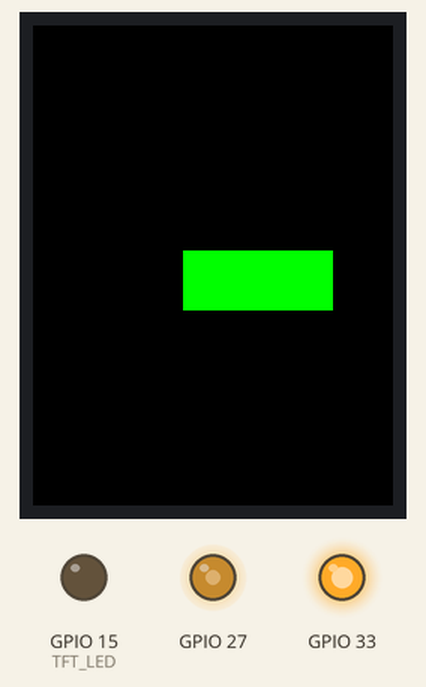
The sketch below on a simulated ESP32. On the bench: 240×320 colour display, output pins drawn as LEDs (lit = HIGH). Pins used as bus, display or sensor lines are not drawn; what the sketch prints to the serial monitor is not drawn.

Above: at 0.3 s.
At 26.0 s:
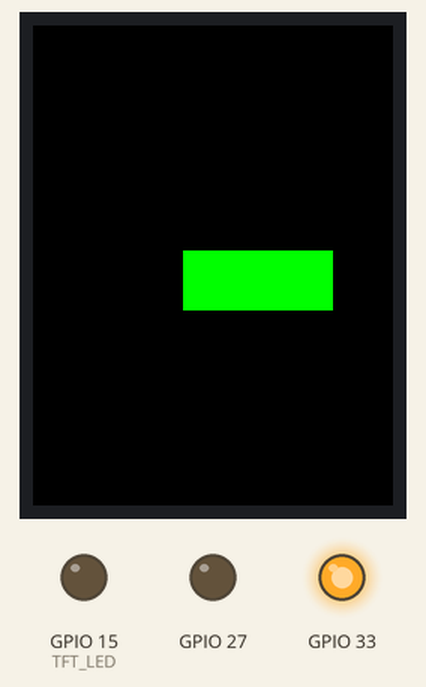
Timing chart, 0 to 112.9 s (numbered marks = the images above):
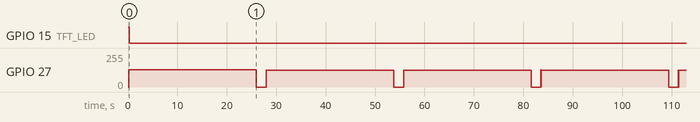

The sketch:

vibe-test-2.ino
```cpp
#include "Adafruit_ILI9341.h"
#include "tlc59401.h"

#define TFT_DC 13
#define TFT_CS 12
#define TFT_MOSI 18
#define TFT_MISO 19
#define TFT_CLK 5
#define TFT_RST A0
#define TFT_LED 15

#define VIB_MODE 33
#define VIB_BLANK 14
#define VIB_GSCLK 27
#define VIB_XLAT 21

Adafruit_ILI9341 tft = Adafruit_ILI9341(TFT_CS, TFT_DC);
TLC59401_PWM vibes = TLC59401_PWM(VIB_MODE, VIB_BLANK, VIB_GSCLK, VIB_XLAT);

hw_timer_t *Timer0_Cfg = NULL;

void IRAM_ATTR Timer0_ISR() {
  vibes.update();
}

void setup() {
  Serial.begin(115200);
  while (!Serial) delay(10);

  pinMode(TFT_LED, OUTPUT);
  digitalWrite(TFT_LED, HIGH);
  pinMode(TFT_RST, OUTPUT);
  digitalWrite(TFT_RST, LOW);
  delay(30);
  digitalWrite(TFT_RST, HIGH);

  tft.begin();
  //SPI.begin();  // Use this if no TFT.
  vibes.begin();  // vibes assume SPI was set up by TFT

  tft.fillScreen(ILI9341_BLACK);
  tft.fillRect(100, 150, 100, 40, ILI9341_GREEN);
  digitalWrite(TFT_LED, LOW);
  Serial.println("\n\nEpoch Motors Test");

  Timer0_Cfg = timerBegin(0, 80, true);  // channel 7, prescaler 80, tick count up.
  timerAttachInterrupt(Timer0_Cfg, &Timer0_ISR, true);
  timerAlarmWrite(Timer0_Cfg, 17000, true);  // doISR every 17000 ticks =17mS
  timerAlarmEnable(Timer0_Cfg);
}

void loop() {

  // Ramp vibes 1-4  zero to max.
  for (int i = 0; i < 4; i++) {
    Serial.printf("Set vibe: %d\n", i);
    for (int j = 0; j < 64; j++) {
      vibes.set(i, j);
      delay(100);
    }
    vibes.set(i, 0);  // Turn it off.
    //delay(200);
  }

  // Test pause function.  Turn vibe 1 on, pause it then resume.
  vibes.set(1, 63);
  delay(100);
  Serial.print("Pause...");
  vibes.pause(true);
  delay(2000);
  vibes.pause(false);
  delay(100);
  vibes.set(1, 0);
  Serial.println("done.");
}
```

tlc59401.cpp
```cpp
// (licence header left out)
#include "tlc59401.h"
#include "esp32-hal-gpio.h"
#include "esp32-hal.h"

#define SPI_SETTING SPISettings(2000000, MSBFIRST, SPI_MODE0)

bool TLC59401_PWM::begin(SPIClass &wspi) {
  _pspi = &wspi;
  _pspi->begin();
  pinMode(_modePin, OUTPUT);
  mode(HIGH);
  pinMode(_blankPin, OUTPUT);
  blank(HIGH);
  pinMode(_xLatPin, OUTPUT);
  digitalWrite(_xLatPin, LOW);

  // Pre load (GS) GreyScale all on
  if (_pspi) {
    mode(LOW);
    blank(HIGH);
    digitalWrite(_xLatPin, LOW);
    _pspi->beginTransaction(SPI_SETTING);
    for (int i = 0; i < 12; i++) {
      _pspi->transfer16(0xffff);
    }
    digitalWrite(_xLatPin, HIGH);
    digitalWrite(_xLatPin, LOW);
    uint32_t out;
    _pspi->transferBits(1, &out, 1);
    _pspi->endTransaction();

    mode(HIGH);
    blank(LOW);
  } else {
    Serial.println("Vibes: No SPI configured!");
  }

  ledcSetup( GS_TIMER_CHANNEL, GS_FREQ, GS_RES );
  ledcAttachPin( _gsClkPin, GS_TIMER_CHANNEL );
  ledcWrite( GS_TIMER_CHANNEL, GS_DUTY );  // Duty Cycle

  update();

  return true;
}

/**
 * Set the numbered channel to this value. 0-64
 */
void TLC59401_PWM::set(uint8_t channel, uint8_t value) {
  outputs[channel] = value;
}

/**
 * pack 16 8-bit output values into twelve 6-bit values required by chip
 */
void TLC59401_PWM::pack() { // MSB is channel 0 !!!
  packed[11] = outputs[0] & 0x3F;          // pack 11 (5..0) <-- out[0]
  packed[11] |= (outputs[1] & 0x03) << 6;  // pack 11 (7..6) <-- out[1](1..0)
  packed[10] = (outputs[1] & 0x3C) >> 2;   // pack 10 (3..0) <-- out[1](5..2)
  packed[10] |= (outputs[2] & 0x0F) << 4;  // pack 10 (7..4) <-- out[2](3..0)
  packed[9] = (outputs[2] & 0x30) >> 4;   // pack 9 (1..0) <-- out[2](5..4)
  packed[9] |= (outputs[3] & 0x3F) << 2;  // pack 9 (7..2) <-- out[3](5..0)

  packed[8] = outputs[4] & 0x3F;          // pack 8 (5..0) <-- out[4]
  packed[8] |= (outputs[5] & 0x03) << 6;  // pack 8 (7..6) <-- out[5](1..0)
  packed[7] = (outputs[5] & 0x3C) >> 2;   // pack 7 (3..0) <-- out[5](5..2)
  packed[7] |= (outputs[6] & 0x0F) << 4;  // pack 7 (7..4) <-- out[6](3..0)
  packed[6] = (outputs[6] & 0x30) >> 4;   // pack 6 (1..0) <-- out[6](5..4)
  packed[6] |= (outputs[7] & 0x3F) << 2;  // pack 6 (7..2) <-- out[7](5..0)

  packed[5] = outputs[8] & 0x3F;          // pack 5 (5..0) <-- out[8]
  packed[5] |= (outputs[9] & 0x03) << 6;  // pack 5 (7..6) <-- out[9](1..0)
  packed[4] = (outputs[9] & 0x3C) >> 2;   // pack 4 (3..0) <-- out[9](5..2)
  packed[4] |= (outputs[10] & 0x0F) << 4;  // pack 4 (7..4) <-- out[10](3..0)
  packed[3] = (outputs[10] & 0x30) >> 4;   // pack 3 (1..0) <-- out[10](5..4)
  packed[3] |= (outputs[11] & 0x3F) << 2;  // pack 3 (7..2) <-- out[11](5..0)

  packed[2] = outputs[12] & 0x3F;          // pack 2 (5..0) <-- out[12]
  packed[2] |= (outputs[13] & 0x03) << 6;  // pack 2 (7..6) <-- out[13](1..0)
  packed[1] = (outputs[13] & 0x3C) >> 2;   // pack 1 (3..0) <-- out[13](5..2)
  packed[1] |= (outputs[14] & 0x0F) << 4;  // pack 1 (7..4) <-- out[14](3..0)
  packed[0] = (outputs[14] & 0x30) >> 4;   // pack 0 (1..0) <-- out[14](5..4)
  packed[0] |= (outputs[15] & 0x3F) << 2;  // pack 0 (7..2) <-- out[15](5..0)
}

void TLC59401_PWM::update() {

  if (_pspi) {
    pack();  // pack output[] into a 96-bit pack[] buffer.

    mode(HIGH);  // DC mode
    digitalWrite(_xLatPin, LOW);
    blank(HIGH);  // turn off outputs
    ledcWrite( GS_TIMER_CHANNEL, 0 );
    delayMicroseconds(100);

    _pspi->beginTransaction(SPI_SETTING);
    _pspi->transfer(packed, 12); // Packed dot-correction values.
    _pspi->endTransaction();

    // latch it
    digitalWrite(_xLatPin, HIGH);
    digitalWrite(_xLatPin, LOW);

    blank(LOW);  // turn on outputs
    if ( !isPaused() ) {
      ledcWrite( GS_TIMER_CHANNEL, GS_DUTY );
    }
  } else  {
    Serial.println("Vibes: No SPI configured!");
  };  // bail if no SPI is set up.

  //delay(10);
}

void TLC59401_PWM::blank(uint8_t blanked) {
  digitalWrite(_blankPin, blanked);
}

/**
 * set mode
 *
 * HIGH = DC. Dot Correction vals=0-63
 *  LOW = GS. Grey Scale  NOT USED!
 */
void TLC59401_PWM::mode(uint8_t mode) {
  digitalWrite(_modePin, mode);
}

void TLC59401_PWM::pause( bool p ) {
  _paused = p;
  if ( _paused ) {
    ledcWrite( GS_TIMER_CHANNEL, 0 );
  } else {
    ledcWrite( GS_TIMER_CHANNEL, GS_DUTY );
  }
}

bool TLC59401_PWM::isPaused() {
  return _paused;
}
```

tlc59401.h
```cpp
#include <sys/_stdint.h>
/* Motor Vibe library for TLC59401 PWM Chip
 * Copyright (c) 2024, Mark Koch, @maehem on GitHub and Mastodon
 *
 * Permission is hereby granted, free of charge, to any person obtaining a copy
 * of this software and associated documentation files (the "Software"), to deal
 * in the Software without restriction, including without limitation the rights
 * to use, copy, modify, merge, publish, distribute, sublicense, and/or sell
 * copies of the Software, and to permit persons to whom the Software is
 * furnished to do so, subject to the following conditions:
 *
 * The above copyright notice, development funding notice, and this permission
 * notice shall be included in all copies or substantial portions of the Software.
 *
 * THE SOFTWARE IS PROVIDED "AS IS", WITHOUT WARRANTY OF ANY KIND, EXPRESS OR
 * IMPLIED, INCLUDING BUT NOT LIMITED TO THE WARRANTIES OF MERCHANTABILITY,
 * FITNESS FOR A PARTICULAR PURPOSE AND NONINFRINGEMENT. IN NO EVENT SHALL THE
 * AUTHORS OR COPYRIGHT HOLDERS BE LIABLE FOR ANY CLAIM, DAMAGES OR OTHER
 * LIABILITY, WHETHER IN AN ACTION OF CONTRACT, TORT OR OTHERWISE, ARISING FROM,
 * OUT OF OR IN CONNECTION WITH THE SOFTWARE OR THE USE OR OTHER DEALINGS IN
 * THE SOFTWARE.
 */

#ifndef _TLC59401_Pwm_h_
#define _TLC59401_Pwm_h_

#include "Arduino.h"
#include <SPI.h>

#if ARDUINO < 10600
#error "Arduino 1.6.0 or later (SPI library) is required"
#endif

#define GS_TIMER_CHANNEL 8
#define GS_RES 4
#define GS_FREQ 250000
#define GS_DUTY 8

class TLC59401_PWM {
public:
  constexpr TLC59401_PWM(int mode, int blank, int gsClk, int xLat)
    : _modePin(mode), _blankPin(blank), _gsClkPin(gsClk), _xLatPin(xLat) {}
  bool begin(SPIClass &wspi = SPI);
  void set(uint8_t channel, uint8_t value);
  void update();
  void pause( bool p);
  bool isPaused();

private:
  uint8_t _modePin, _blankPin, _gsClkPin, _xLatPin;
  bool _paused = false;
  void pack();
  void mode(uint8_t mode);
  void blank(uint8_t blanked);

  uint16_t outputs[16] = { 0, 0, 0, 0, 0, 0, 0, 0, 0, 0, 0, 0, 0, 0, 0, 0 };
  uint8_t packed[12] = { 0, 0, 0, 0, 0, 0, 0, 0, 0, 0, 0, 0 };

  SPIClass *_pspi = nullptr;
};

#endif
```
